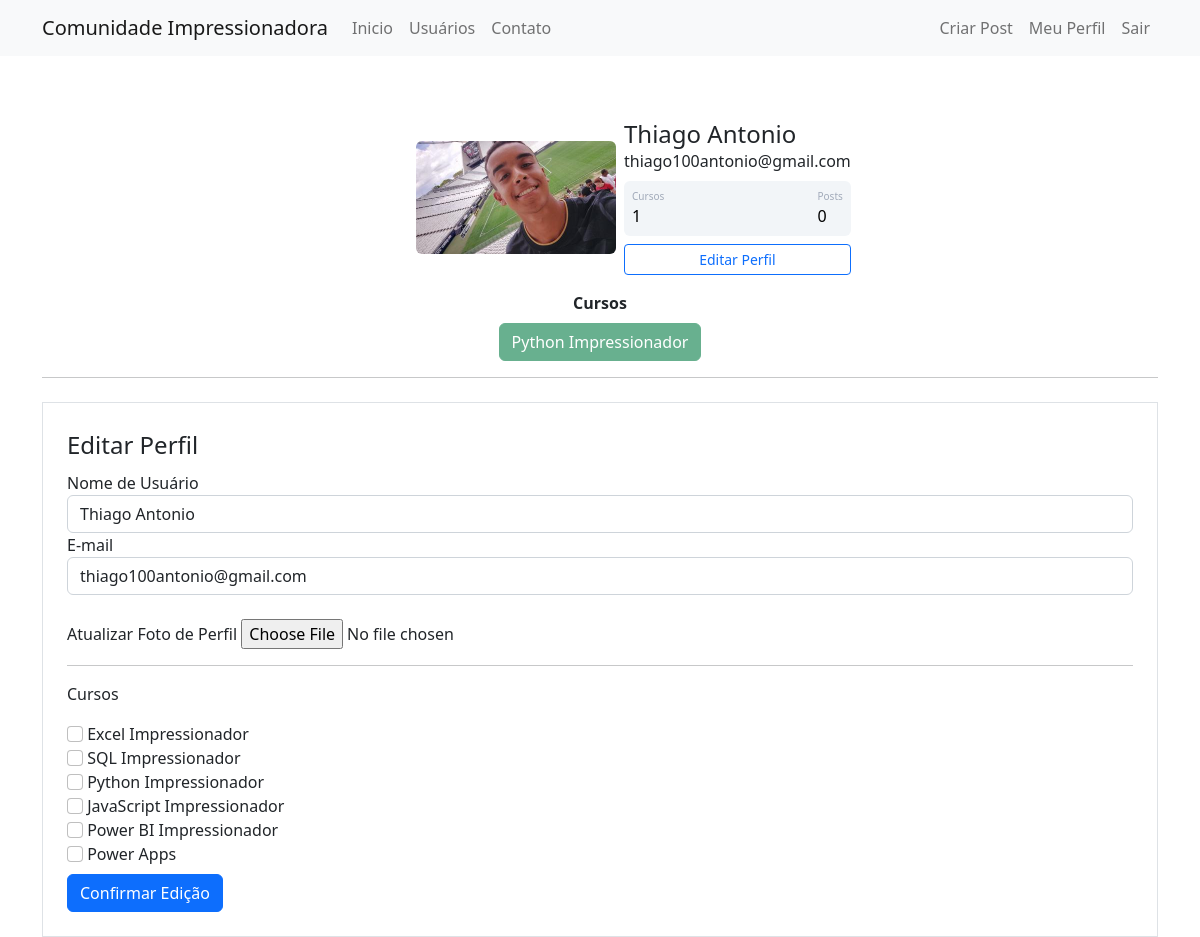
The page /perfil/editar (signed in) on the database its author committed.
### comunidadeimpressionadora/models.py (models this page shows)
class Usuario(database.Model, UserMixin):
    id = database.Column(database.Integer, primary_key=True)
    username = database.Column(database.String, nullable=False)
    email = database.Column(database.String, nullable=False, unique=True)
    senha = database.Column(database.String, nullable=False)
    foto_perfil = database.Column(database.String, default='default.jpg')
    posts = database.relationship('Post', backref='autor', lazy=True)
    cursos = database.Column(database.String, nullable=False, default='Não Informado')
    def contar_posts(self):
        return len(self.posts)

### comunidadeimpressionadora/routes.py (the view)
@app.route('/perfil/editar', methods=['GET', 'POST'])
@login_required
def editar_perfil():
    form = FormEditarPerfil()
    if form.validate_on_submit():
        current_user.email = form.email.data
        current_user.username = form.username.data
        if form.foto_perfil.data:
            nome_imagem = salvar_imagem(form.foto_perfil.data)
            current_user.foto_perfil = nome_imagem
        current_user.cursos = atualizar_cursos(form)
        database.session.commit()
        flash(f'Perfil atualizado com Sucesso.', 'alert-success')
        return redirect(url_for('perfil'))
    elif request.method == "GET":
        form.email.data = current_user.email
        form.username.data = current_user.username
    foto_perfil = url_for('static', filename='fotos_perfil/{}'.format(current_user.foto_perfil))
    return render_template('editarperfil.html', foto_perfil=foto_perfil, form=form)

### comunidadeimpressionadora/forms.py (shortened to what this page needs)
class FormEditarPerfil(FlaskForm):
    username = StringField('Nome de Usuário', validators=[DataRequired()])
    email = StringField('E-mail', validators=[DataRequired(), Email()])
    foto_perfil = FileField('Atualizar Foto de Perfil', validators=[FileAllowed(['jpg', 'png'])])
    curso_excel = BooleanField('Excel Impressionador')
    curso_sql = BooleanField('SQL Impressionador')
    curso_python = BooleanField('Python Impressionador')
    curso_javascript = BooleanField('JavaScript Impressionador')
    curso_powerbi = BooleanField('Power BI Impressionador')
    curso_powerapps = BooleanField('Power Apps')
    botao_submit_editarperfil = SubmitField('Confirmar Edição')

### comunidadeimpressionadora/models.py (called while the page is built)
@login_manager.user_loader
def load_usuario(id_usuario):
    return Usuario.query.get(int(id_usuario))

### comunidadeimpressionadora/templates/editarperfil.html (shortened to what this page needs)
{% extends 'perfil.html' %}
{% block form_editar_perfil%}
    <div class="container">
      <hr>
      <div class="row">
          <div class="col">
              <form method="POST" action="" class="border p-4 mt-2" enctype="multipart/form-data">
                  <legend>Editar Perfil</legend>
                  <fieldset>
                      <div class="form-group">
                          {{ form.username.label(class="form-control-label") }}
                          {% if form.username.errors %}
                            {{ form.username(class="form-control is-invalid") }}
                          <div class="invalid-feedback">
                            {% for erro in form.username.errors %}
                              {{ erro }}
                            {% endfor %}
                          </div>
                          {% else%}
                            {{ form.username(class="form-control") }}
                          {% endif%}
                      </div>
                      <div class="form-group">
                          {{ form.email.label(class="form-control-label") }}
                          {% if form.email.errors %}
                            {{ form.email(class="form-control is-invalid") }}
                          <div class="invalid-feedback">
                            {% for erro in form.email.errors %}
                              {{ erro }}
                            {% endfor %}
                          </div>
                          {% else%}
                            {{ form.email(class="form-control") }}
                          {% endif%}
                      </div>
                      <br>
                      <div class="form-group">
                          {{form.foto_perfil.label}}
                          {{ form.foto_perfil(class="form-control-file") }}
                      </div>
                      <hr>
                      <p>Cursos</p>
                      {% for campo in form %}
                        {% if 'curso_' in campo.name %}
                            <div class="form-group">
                                {{ campo(class="form-check-input")}}
                                {{ campo.label(class="form-check-label")}}
                            </div>
                        {% endif %}
                      {% endfor %}
                  </fieldset>
                  {{ form.botao_submit_editarperfil(class="btn btn-primary mt-2") }}
              </form>
          </div>
      </div>
  </div>
{% endblock%}

### comunidadeimpressionadora/templates/perfil.html
{% extends 'base.html' %}
{% block body %}
    <div class="container mt-5 d-flex justify-content-center">
        <div class="card p-3">
            <div class="d-flex align-items-center">
                <div class="image pe-2"> <img src="{{ foto_perfil }}" class="rounded" width="200"> </div>
                <div class="ml-3 w-100">
                    <h4 class="mb-0 mt-0">{{ current_user.username }}</h4> <span>{{ current_user.email }}</span>
                    <div class="p-2 mt-2 bg-primary d-flex justify-content-between rounded text-white stats">
                        {% if 'Não Informado' in current_user.cursos or current_user.cursos == '' %}
                        <div class="d-flex flex-column"> <span class="articles">Cursos</span> <span class="number1">0</span> </div>
                        {% else %}
                        <div class="d-flex flex-column"> <span class="articles">Cursos</span> <span class="number1">{{ current_user.cursos.count(';') + 1 }}</span> </div>
                        {% endif %}
                        <div class="d-flex flex-column"> <span class="rating">Posts</span> <span class="number3">{{ current_user.contar_posts() }}</span> </div>
                    </div>
                    <div class="button mt-2 d-flex flex-row align-items-center">
                        <a class= "w-100" href="{{url_for('editar_perfil')}}">
                            <button class="btn btn-sm btn-outline-primary w-100">Editar Perfil</button>
                        </a>
                    </div>
                </div>
            </div>
        </div>
    </div>
    <div class="row justify-content-center">
    <div class="col col-4" style="text-align: center">
        <strong>Cursos</strong><br>
        {% for curso in current_user.cursos.split(';') %}
            <button type="button" class="btn btn-success mt-2" disabled>{{ curso }}</button>
        {% endfor %}
    </div>
    </div>
{% block form_editar_perfil%}
{% endblock%}
{% endblock %}

### comunidadeimpressionadora/static/main.css (style rules this page uses)
.card { width: 400px; border: none; border-radius: 10px; background-color: #fff }
.stats { background: #f2f5f8 !important; color: #000 !important }
.articles { font-size: 10px; color: #a1aab9 }
.number1 { font-weight: 500 }
.rating { font-size: 10px; color: #a1aab9 }
.number3 { font-weight: 500 }

### rows shown on the page
Usuario: username "Thiago Antonio", email "thiago100antonio@gmail.com", cursos "1", cursos "Python Impressionador"

### other values the page prints
{{ current_user.contar_posts() }} "0"
{{ campo.label(class="form-check-label") }} "Excel Impressionador" "SQL Impressionador" "Python Impressionador" "JavaScript Impressionador" "Power BI Impressionador" "Power Apps"
